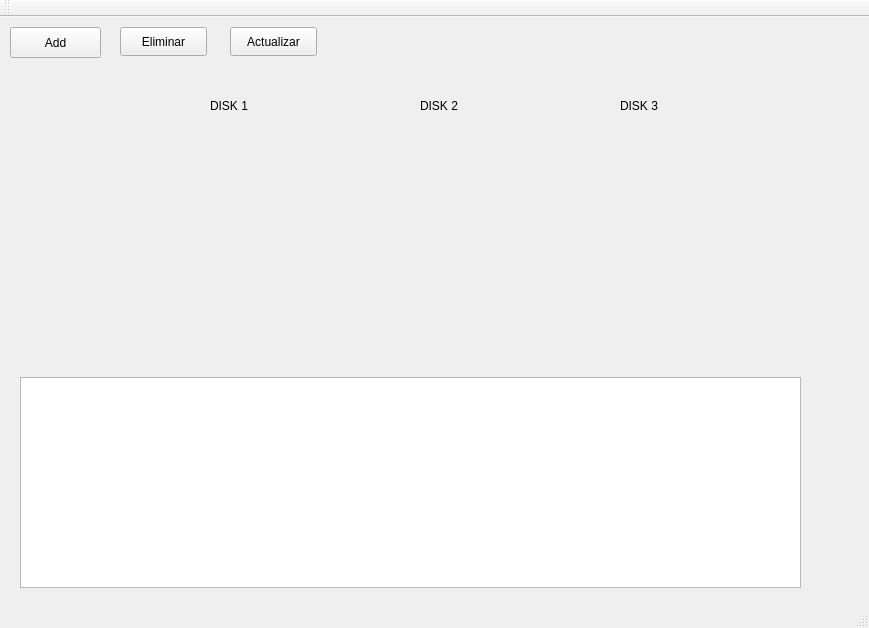
<?xml version="1.0" encoding="UTF-8"?>
<ui version="4.0">
 <class>MainWindow</class>
 <widget class="QMainWindow" name="MainWindow">
  <property name="geometry">
   <rect>
    <x>0</x>
    <y>0</y>
    <width>869</width>
    <height>628</height>
   </rect>
  </property>
  <property name="windowTitle">
   <string>MainWindow</string>
  </property>
  <widget class="QWidget" name="centralWidget">
   <widget class="QPushButton" name="pushButton">
    <property name="geometry">
     <rect>
      <x>10</x>
      <y>10</y>
      <width>91</width>
      <height>31</height>
     </rect>
    </property>
    <property name="text">
     <string>Add</string>
    </property>
   </widget>
   <widget class="QLabel" name="label1">
    <property name="geometry">
     <rect>
      <x>110</x>
      <y>50</y>
      <width>231</width>
      <height>321</height>
     </rect>
    </property>
    <property name="text">
     <string/>
    </property>
   </widget>
   <widget class="QLabel" name="label2">
    <property name="geometry">
     <rect>
      <x>320</x>
      <y>50</y>
      <width>231</width>
      <height>321</height>
     </rect>
    </property>
    <property name="text">
     <string/>
    </property>
   </widget>
   <widget class="QLabel" name="label3">
    <property name="geometry">
     <rect>
      <x>530</x>
      <y>50</y>
      <width>231</width>
      <height>321</height>
     </rect>
    </property>
    <property name="text">
     <string/>
    </property>
   </widget>
   <widget class="QPushButton" name="pushButton_2">
    <property name="geometry">
     <rect>
      <x>120</x>
      <y>10</y>
      <width>87</width>
      <height>29</height>
     </rect>
    </property>
    <property name="text">
     <string>Eliminar</string>
    </property>
   </widget>
   <widget class="QPushButton" name="pushButton_3">
    <property name="geometry">
     <rect>
      <x>230</x>
      <y>10</y>
      <width>87</width>
      <height>29</height>
     </rect>
    </property>
    <property name="text">
     <string>Actualizar</string>
    </property>
   </widget>
   <widget class="QLabel" name="label">
    <property name="geometry">
     <rect>
      <x>210</x>
      <y>80</y>
      <width>54</width>
      <height>17</height>
     </rect>
    </property>
    <property name="text">
     <string>DISK 1</string>
    </property>
   </widget>
   <widget class="QLabel" name="label_2">
    <property name="geometry">
     <rect>
      <x>420</x>
      <y>80</y>
      <width>54</width>
      <height>17</height>
     </rect>
    </property>
    <property name="text">
     <string>DISK 2</string>
    </property>
   </widget>
   <widget class="QLabel" name="label_3">
    <property name="geometry">
     <rect>
      <x>620</x>
      <y>80</y>
      <width>54</width>
      <height>17</height>
     </rect>
    </property>
    <property name="text">
     <string>DISK 3</string>
    </property>
   </widget>
   <widget class="QListWidget" name="listWidget">
    <property name="geometry">
     <rect>
      <x>20</x>
      <y>360</y>
      <width>781</width>
      <height>211</height>
     </rect>
    </property>
   </widget>
  </widget>
  <widget class="QMenuBar" name="menuBar">
   <property name="geometry">
    <rect>
     <x>0</x>
     <y>0</y>
     <width>869</width>
     <height>23</height>
    </rect>
   </property>
  </widget>
  <widget class="QToolBar" name="mainToolBar">
   <attribute name="toolBarArea">
    <enum>TopToolBarArea</enum>
   </attribute>
   <attribute name="toolBarBreak">
    <bool>false</bool>
   </attribute>
  </widget>
  <widget class="QStatusBar" name="statusBar"/>
 </widget>
 <layoutdefault spacing="6" margin="11"/>
 <resources/>
 <connections/>
</ui>
